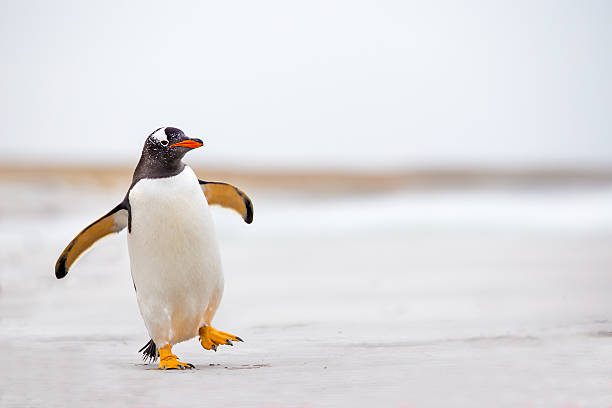
#> input picture data/raw/first_image.jpg, 612 x 408 px, found by its file name
$ python cubo_bgr.py
#> lines starting #> are read from the running program, lines starting #| are printed output that depends on the picture
import numpy as np
import cv2
import matplotlib.pyplot as plt
from mpl_toolkits.mplot3d import Axes3D

imagem_rgb = cv2.imread("data/raw/first_image.jpg")
#> imagem_rgb is the input picture: shape (408, 612, 3); mean B, G, R 222.5, 221.5, 223.3

def exibir_estrutura_bgr(imagem):
    """
    @brief Gera um cubo 3D que representa a estrutura de uma imagem BGR.

    @details
    Essa função cria uma visualização em 3D com base nas dimensões da imagem:
        - Eixo X: largura (colunas)
        - Eixo Y: altura (linhas)
        - Eixo Z: canais de cor (B, G, R)

    Cada ponto representado indica a existência de um valor de pixel em determinado
    canal e posição espacial da imagem.

    """

    altura, largura, canais = imagem.shape
#> altura = 408; largura = 612; canais = 3

    fig = plt.figure(figsize=(10, 7))
    ax = fig.add_subplot(111, projection='3d')

    # Cria coordenadas para o cubo de dados
    x = np.repeat(np.arange(largura), altura * canais)
    y = np.tile(np.repeat(np.arange(altura), canais), largura)
    z = np.tile(np.arange(canais), largura * altura)

    # Gera as cores para o eixo Z (canal)
    canal_cores = ['b', 'g', 'r']
    cores = [canal_cores[i % 3] for i in z]

    ax.scatter(x, y, z, c=cores, marker='s', alpha=0.3)

    ax.set_xlabel('Largura (X)')
    ax.set_ylabel('Altura (Y)')
    ax.set_zlabel('Canais (Z)')
    ax.set_zticks([0, 1, 2])
    ax.set_zticklabels(['B', 'G', 'R'])
    ax.set_title('Estrutura 3D da Imagem BGR')

    plt.show()
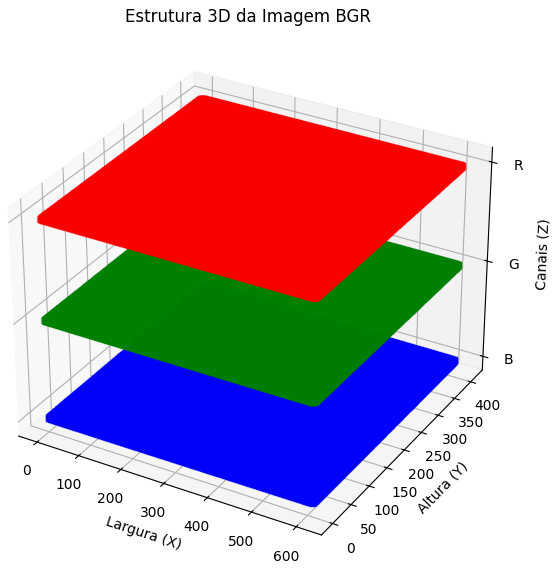
#> figure drawn by matplotlib, 1 panel

exibir_estrutura_bgr(imagem_rgb)
